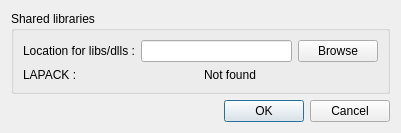
<?xml version="1.0" encoding="UTF-8"?>
<ui version="4.0">
 <class>Dialog</class>
 <widget class="QDialog" name="Dialog">
  <property name="geometry">
   <rect>
    <x>0</x>
    <y>0</y>
    <width>401</width>
    <height>132</height>
   </rect>
  </property>
  <property name="windowTitle">
   <string>Application settings</string>
  </property>
  <property name="modal">
   <bool>true</bool>
  </property>
  <layout class="QVBoxLayout" name="verticalLayout_2">
   <item>
    <widget class="QGroupBox" name="groupBox">
     <property name="title">
      <string>Shared libraries</string>
     </property>
     <layout class="QVBoxLayout" name="verticalLayout">
      <item>
       <layout class="QHBoxLayout" name="horizontalLayout">
        <item>
         <widget class="QLabel" name="label">
          <property name="text">
           <string>Location for libs/dlls :</string>
          </property>
         </widget>
        </item>
        <item>
         <widget class="QLineEdit" name="lineEdit"/>
        </item>
        <item>
         <widget class="QPushButton" name="pushButton">
          <property name="text">
           <string>Browse</string>
          </property>
         </widget>
        </item>
       </layout>
      </item>
      <item>
       <layout class="QGridLayout" name="gridLayout">
        <item row="0" column="0">
         <widget class="QLabel" name="label_2">
          <property name="text">
           <string>LAPACK :</string>
          </property>
         </widget>
        </item>
        <item row="0" column="1">
         <widget class="QLabel" name="label_3">
          <property name="text">
           <string>Not found</string>
          </property>
         </widget>
        </item>
       </layout>
      </item>
     </layout>
    </widget>
   </item>
   <item>
    <widget class="QDialogButtonBox" name="buttonBox">
     <property name="orientation">
      <enum>Qt::Horizontal</enum>
     </property>
     <property name="standardButtons">
      <set>QDialogButtonBox::Cancel|QDialogButtonBox::Ok</set>
     </property>
    </widget>
   </item>
  </layout>
 </widget>
 <resources/>
 <connections>
  <connection>
   <sender>buttonBox</sender>
   <signal>accepted()</signal>
   <receiver>Dialog</receiver>
   <slot>accept()</slot>
   <hints>
    <hint type="sourcelabel">
     <x>248</x>
     <y>254</y>
    </hint>
    <hint type="destinationlabel">
     <x>157</x>
     <y>274</y>
    </hint>
   </hints>
  </connection>
  <connection>
   <sender>buttonBox</sender>
   <signal>rejected()</signal>
   <receiver>Dialog</receiver>
   <slot>reject()</slot>
   <hints>
    <hint type="sourcelabel">
     <x>316</x>
     <y>260</y>
    </hint>
    <hint type="destinationlabel">
     <x>286</x>
     <y>274</y>
    </hint>
   </hints>
  </connection>
 </connections>
</ui>
